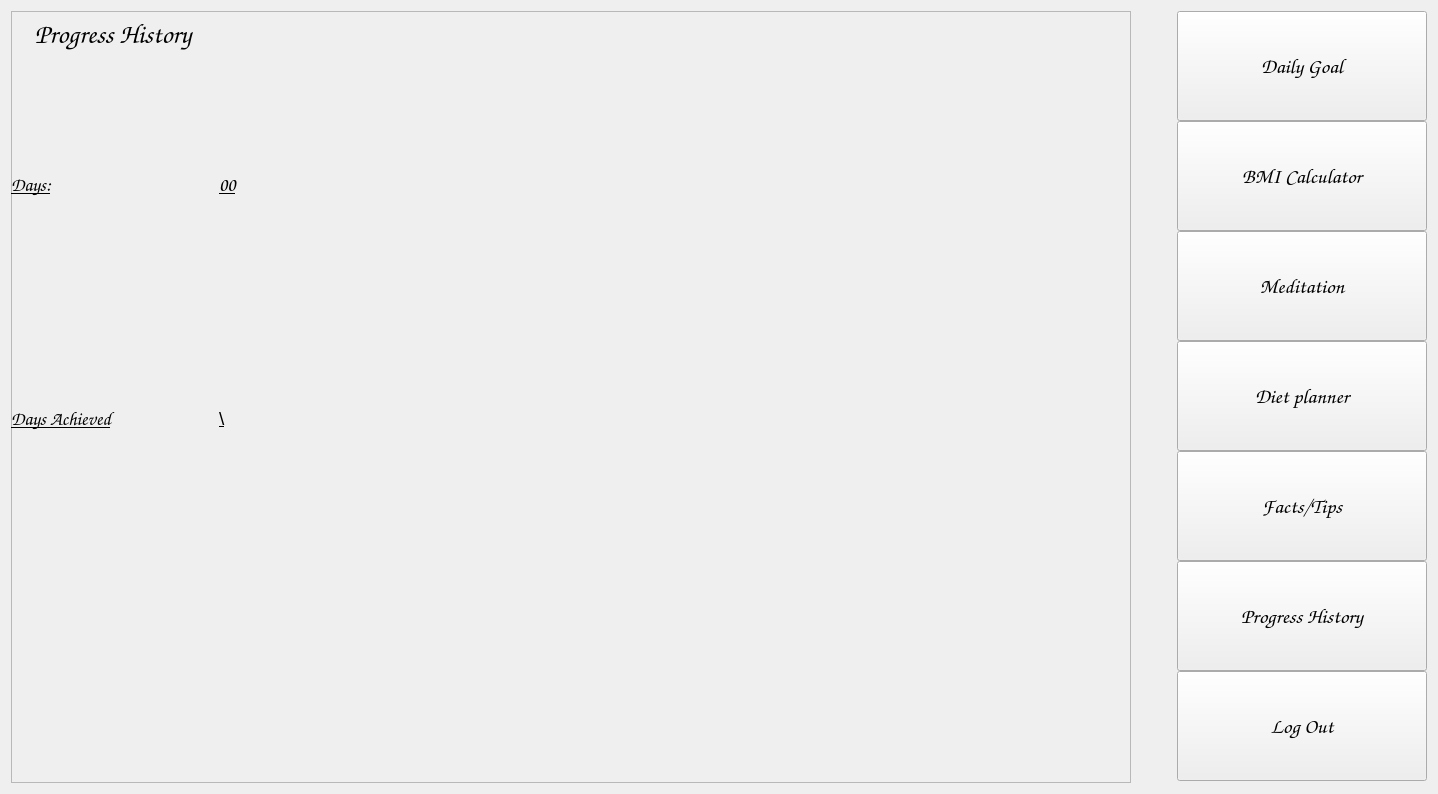
<?xml version="1.0" encoding="UTF-8"?>
<ui version="4.0">
 <class>Form</class>
 <widget class="QWidget" name="Form">
  <property name="geometry">
   <rect>
    <x>0</x>
    <y>0</y>
    <width>1438</width>
    <height>794</height>
   </rect>
  </property>
  <property name="sizePolicy">
   <sizepolicy hsizetype="MinimumExpanding" vsizetype="Preferred">
    <horstretch>0</horstretch>
    <verstretch>0</verstretch>
   </sizepolicy>
  </property>
  <property name="minimumSize">
   <size>
    <width>0</width>
    <height>0</height>
   </size>
  </property>
  <property name="windowTitle">
   <string>Form</string>
  </property>
  <property name="styleSheet">
   <string notr="true">border-image: url(:/newPrefix/Form graphics/hhhhhh.jpg);</string>
  </property>
  <layout class="QHBoxLayout" name="horizontalLayout_7">
   <item>
    <widget class="QFrame" name="frame">
     <property name="sizePolicy">
      <sizepolicy hsizetype="MinimumExpanding" vsizetype="MinimumExpanding">
       <horstretch>0</horstretch>
       <verstretch>0</verstretch>
      </sizepolicy>
     </property>
     <property name="minimumSize">
      <size>
       <width>1110</width>
       <height>0</height>
      </size>
     </property>
     <property name="styleSheet">
      <string notr="true">border-image:none;</string>
     </property>
     <property name="frameShape">
      <enum>QFrame::StyledPanel</enum>
     </property>
     <property name="frameShadow">
      <enum>QFrame::Raised</enum>
     </property>
     <widget class="QLabel" name="label">
      <property name="geometry">
       <rect>
        <x>0</x>
        <y>-10</y>
        <width>747</width>
        <height>67</height>
       </rect>
      </property>
      <property name="sizePolicy">
       <sizepolicy hsizetype="MinimumExpanding" vsizetype="MinimumExpanding">
        <horstretch>0</horstretch>
        <verstretch>0</verstretch>
       </sizepolicy>
      </property>
      <property name="minimumSize">
       <size>
        <width>747</width>
        <height>67</height>
       </size>
      </property>
      <property name="font">
       <font>
        <family>Comic Sans MS</family>
        <pointsize>20</pointsize>
        <weight>75</weight>
        <italic>true</italic>
        <bold>true</bold>
        <underline>false</underline>
       </font>
      </property>
      <property name="styleSheet">
       <string notr="true">border-image: url(:/newPrefix/Form graphics/gg.png);</string>
      </property>
      <property name="text">
       <string>    Progress History</string>
      </property>
     </widget>
     <widget class="QWidget" name="layoutWidget">
      <property name="geometry">
       <rect>
        <x>0</x>
        <y>60</y>
        <width>410</width>
        <height>461</height>
       </rect>
      </property>
      <layout class="QVBoxLayout" name="verticalLayout_3">
       <item>
        <layout class="QHBoxLayout" name="horizontalLayout_2">
         <item>
          <widget class="QLabel" name="label_3">
           <property name="font">
            <font>
             <family>Comic Sans MS</family>
             <pointsize>14</pointsize>
             <weight>75</weight>
             <italic>true</italic>
             <bold>true</bold>
             <underline>true</underline>
            </font>
           </property>
           <property name="styleSheet">
            <string notr="true">border-image:none;</string>
           </property>
           <property name="text">
            <string>Days:</string>
           </property>
          </widget>
         </item>
         <item>
          <widget class="QLabel" name="label_4">
           <property name="font">
            <font>
             <family>Comic Sans MS</family>
             <pointsize>14</pointsize>
             <weight>75</weight>
             <italic>true</italic>
             <bold>true</bold>
             <underline>true</underline>
            </font>
           </property>
           <property name="text">
            <string>00</string>
           </property>
          </widget>
         </item>
        </layout>
       </item>
       <item>
        <layout class="QHBoxLayout" name="horizontalLayout_3">
         <item>
          <widget class="QLabel" name="label_5">
           <property name="font">
            <font>
             <family>Comic Sans MS</family>
             <pointsize>14</pointsize>
             <weight>75</weight>
             <italic>true</italic>
             <bold>true</bold>
             <underline>true</underline>
            </font>
           </property>
           <property name="text">
            <string>Days Achieved</string>
           </property>
          </widget>
         </item>
         <item>
          <widget class="QLabel" name="label_6">
           <property name="font">
            <font>
             <pointsize>14</pointsize>
             <underline>true</underline>
            </font>
           </property>
           <property name="text">
            <string>\</string>
           </property>
          </widget>
         </item>
        </layout>
       </item>
      </layout>
     </widget>
    </widget>
   </item>
   <item>
    <spacer name="horizontalSpacer">
     <property name="orientation">
      <enum>Qt::Horizontal</enum>
     </property>
     <property name="sizeType">
      <enum>QSizePolicy::Fixed</enum>
     </property>
     <property name="sizeHint" stdset="0">
      <size>
       <width>40</width>
       <height>20</height>
      </size>
     </property>
    </spacer>
   </item>
   <item>
    <layout class="QVBoxLayout" name="verticalLayout_4">
     <property name="spacing">
      <number>0</number>
     </property>
     <item>
      <widget class="QPushButton" name="pushButton_dailygoal">
       <property name="sizePolicy">
        <sizepolicy hsizetype="Minimum" vsizetype="Fixed">
         <horstretch>0</horstretch>
         <verstretch>0</verstretch>
        </sizepolicy>
       </property>
       <property name="minimumSize">
        <size>
         <width>250</width>
         <height>110</height>
        </size>
       </property>
       <property name="font">
        <font>
         <family>Comic Sans MS</family>
         <pointsize>16</pointsize>
         <weight>75</weight>
         <italic>true</italic>
         <bold>true</bold>
        </font>
       </property>
       <property name="styleSheet">
        <string notr="true">border-image: url(:/newPrefix/Form graphics/buttonbg.png);</string>
       </property>
       <property name="text">
        <string>Daily Goal</string>
       </property>
      </widget>
     </item>
     <item>
      <widget class="QPushButton" name="pushButton_bmicalculator">
       <property name="minimumSize">
        <size>
         <width>0</width>
         <height>110</height>
        </size>
       </property>
       <property name="font">
        <font>
         <family>Comic Sans MS</family>
         <pointsize>16</pointsize>
         <weight>75</weight>
         <italic>true</italic>
         <bold>true</bold>
        </font>
       </property>
       <property name="styleSheet">
        <string notr="true">border-image: url(:/newPrefix/Form graphics/buttonbg.png);</string>
       </property>
       <property name="text">
        <string>BMI Calculator</string>
       </property>
      </widget>
     </item>
     <item>
      <widget class="QPushButton" name="pushButton_meditation">
       <property name="minimumSize">
        <size>
         <width>0</width>
         <height>110</height>
        </size>
       </property>
       <property name="font">
        <font>
         <family>Comic Sans MS</family>
         <pointsize>16</pointsize>
         <weight>75</weight>
         <italic>true</italic>
         <bold>true</bold>
        </font>
       </property>
       <property name="styleSheet">
        <string notr="true">border-image: url(:/newPrefix/Form graphics/buttonbg.png);</string>
       </property>
       <property name="text">
        <string>Meditation</string>
       </property>
      </widget>
     </item>
     <item>
      <widget class="QPushButton" name="pushButton_dietplaner">
       <property name="sizePolicy">
        <sizepolicy hsizetype="Minimum" vsizetype="Fixed">
         <horstretch>0</horstretch>
         <verstretch>0</verstretch>
        </sizepolicy>
       </property>
       <property name="minimumSize">
        <size>
         <width>0</width>
         <height>110</height>
        </size>
       </property>
       <property name="font">
        <font>
         <family>Comic Sans MS</family>
         <pointsize>16</pointsize>
         <weight>75</weight>
         <italic>true</italic>
         <bold>true</bold>
        </font>
       </property>
       <property name="styleSheet">
        <string notr="true">border-image: url(:/newPrefix/Form graphics/buttonbg.png);</string>
       </property>
       <property name="text">
        <string>Diet planner</string>
       </property>
      </widget>
     </item>
     <item>
      <widget class="QPushButton" name="pushButton_both">
       <property name="minimumSize">
        <size>
         <width>0</width>
         <height>110</height>
        </size>
       </property>
       <property name="font">
        <font>
         <family>Comic Sans MS</family>
         <pointsize>16</pointsize>
         <weight>75</weight>
         <italic>true</italic>
         <bold>true</bold>
        </font>
       </property>
       <property name="styleSheet">
        <string notr="true">border-image: url(:/newPrefix/Form graphics/buttonbg.png);</string>
       </property>
       <property name="text">
        <string>Facts/Tips</string>
       </property>
      </widget>
     </item>
     <item>
      <widget class="QPushButton" name="pushButton_progresshistory">
       <property name="minimumSize">
        <size>
         <width>0</width>
         <height>110</height>
        </size>
       </property>
       <property name="font">
        <font>
         <family>Comic Sans MS</family>
         <pointsize>16</pointsize>
         <weight>75</weight>
         <italic>true</italic>
         <bold>true</bold>
        </font>
       </property>
       <property name="styleSheet">
        <string notr="true">border-image: url(:/newPrefix/Form graphics/buttonbg.png);</string>
       </property>
       <property name="text">
        <string>Progress History</string>
       </property>
      </widget>
     </item>
     <item>
      <widget class="QPushButton" name="pushButton_logout">
       <property name="minimumSize">
        <size>
         <width>0</width>
         <height>110</height>
        </size>
       </property>
       <property name="font">
        <font>
         <family>Comic Sans MS</family>
         <pointsize>16</pointsize>
         <weight>75</weight>
         <italic>true</italic>
         <bold>true</bold>
        </font>
       </property>
       <property name="styleSheet">
        <string notr="true">border-image: url(:/newPrefix/Form graphics/red-butto-transparent-background-11621027099oxucsro5ez.png);</string>
       </property>
       <property name="text">
        <string>Log Out</string>
       </property>
      </widget>
     </item>
    </layout>
   </item>
  </layout>
 </widget>
 <resources>
  <include location="images.qrc"/>
 </resources>
 <connections/>
</ui>
